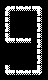

This is a level from a 2D game, rendered from its Tiled map with the project's own tilesets. A one-line summary and the complete map file follow:
An orthogonal 3x5 tile map with 16x16 px tiles, 1 tile layer (Kachelebene 1).

<map version="1.2" tiledversion="1.3.3" orientation="orthogonal" renderorder="right-down" width="3" height="5" tilewidth="16" tileheight="16" infinite="0" nextlayerid="2" nextobjectid="1">
 <tileset firstgid="1" source="myPONG.tsx" />
 <layer id="1" name="Kachelebene 1" width="3" height="5">
  <data encoding="csv">
570,571,633,
634,207,634,
697,571,634,
207,207,634,
697,571,698
</data>
 </layer>
</map>
